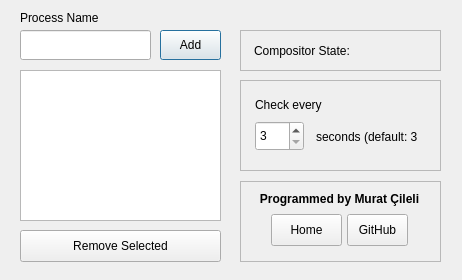
<?xml version="1.0" encoding="UTF-8"?>
<ui version="4.0">
 <class>MainWindow</class>
 <widget class="QMainWindow" name="MainWindow">
  <property name="geometry">
   <rect>
    <x>0</x>
    <y>0</y>
    <width>462</width>
    <height>280</height>
   </rect>
  </property>
  <property name="windowTitle">
   <string>Compositor Switcher for KDE</string>
  </property>
  <widget class="QWidget" name="centralWidget">
   <widget class="QLineEdit" name="processName">
    <property name="geometry">
     <rect>
      <x>20</x>
      <y>30</y>
      <width>131</width>
      <height>30</height>
     </rect>
    </property>
   </widget>
   <widget class="QLabel" name="label">
    <property name="geometry">
     <rect>
      <x>20</x>
      <y>10</y>
      <width>121</width>
      <height>16</height>
     </rect>
    </property>
    <property name="text">
     <string>Process Name</string>
    </property>
   </widget>
   <widget class="QPushButton" name="btnAdd">
    <property name="geometry">
     <rect>
      <x>160</x>
      <y>30</y>
      <width>61</width>
      <height>30</height>
     </rect>
    </property>
    <property name="text">
     <string>Add</string>
    </property>
    <property name="default">
     <bool>true</bool>
    </property>
   </widget>
   <widget class="QListWidget" name="processList">
    <property name="geometry">
     <rect>
      <x>20</x>
      <y>70</y>
      <width>201</width>
      <height>151</height>
     </rect>
    </property>
    <property name="selectionMode">
     <enum>QAbstractItemView::MultiSelection</enum>
    </property>
   </widget>
   <widget class="QPushButton" name="btnRemove">
    <property name="geometry">
     <rect>
      <x>20</x>
      <y>230</y>
      <width>201</width>
      <height>32</height>
     </rect>
    </property>
    <property name="text">
     <string>Remove Selected</string>
    </property>
   </widget>
   <widget class="QFrame" name="frame">
    <property name="geometry">
     <rect>
      <x>240</x>
      <y>30</y>
      <width>201</width>
      <height>41</height>
     </rect>
    </property>
    <property name="frameShape">
     <enum>QFrame::StyledPanel</enum>
    </property>
    <property name="frameShadow">
     <enum>QFrame::Raised</enum>
    </property>
    <widget class="QLabel" name="label_2">
     <property name="geometry">
      <rect>
       <x>14</x>
       <y>13</y>
       <width>101</width>
       <height>16</height>
      </rect>
     </property>
     <property name="text">
      <string>Compositor State:</string>
     </property>
    </widget>
    <widget class="QLabel" name="lblState">
     <property name="geometry">
      <rect>
       <x>114</x>
       <y>13</y>
       <width>71</width>
       <height>16</height>
      </rect>
     </property>
     <property name="text">
      <string/>
     </property>
     <property name="alignment">
      <set>Qt::AlignRight|Qt::AlignTrailing|Qt::AlignVCenter</set>
     </property>
    </widget>
   </widget>
   <widget class="QFrame" name="frame_2">
    <property name="geometry">
     <rect>
      <x>240</x>
      <y>80</y>
      <width>201</width>
      <height>91</height>
     </rect>
    </property>
    <property name="frameShape">
     <enum>QFrame::StyledPanel</enum>
    </property>
    <property name="frameShadow">
     <enum>QFrame::Raised</enum>
    </property>
    <widget class="QSpinBox" name="sbInterval">
     <property name="geometry">
      <rect>
       <x>15</x>
       <y>41</y>
       <width>49</width>
       <height>30</height>
      </rect>
     </property>
     <property name="minimum">
      <number>3</number>
     </property>
     <property name="maximum">
      <number>300</number>
     </property>
    </widget>
    <widget class="QLabel" name="lblState_2">
     <property name="geometry">
      <rect>
       <x>115</x>
       <y>15</y>
       <width>71</width>
       <height>16</height>
      </rect>
     </property>
     <property name="text">
      <string/>
     </property>
    </widget>
    <widget class="QLabel" name="label_6">
     <property name="geometry">
      <rect>
       <x>15</x>
       <y>17</y>
       <width>101</width>
       <height>16</height>
      </rect>
     </property>
     <property name="text">
      <string>Check every</string>
     </property>
    </widget>
    <widget class="QLabel" name="label_7">
     <property name="geometry">
      <rect>
       <x>76</x>
       <y>49</y>
       <width>101</width>
       <height>16</height>
      </rect>
     </property>
     <property name="text">
      <string>seconds (default: 3)</string>
     </property>
    </widget>
   </widget>
   <widget class="QFrame" name="frame_3">
    <property name="geometry">
     <rect>
      <x>240</x>
      <y>181</y>
      <width>201</width>
      <height>81</height>
     </rect>
    </property>
    <property name="frameShape">
     <enum>QFrame::StyledPanel</enum>
    </property>
    <property name="frameShadow">
     <enum>QFrame::Raised</enum>
    </property>
    <widget class="QLabel" name="label_3">
     <property name="geometry">
      <rect>
       <x>14</x>
       <y>10</y>
       <width>171</width>
       <height>16</height>
      </rect>
     </property>
     <property name="font">
      <font>
       <weight>75</weight>
       <bold>true</bold>
      </font>
     </property>
     <property name="text">
      <string>Programmed by Murat Çileli</string>
     </property>
     <property name="alignment">
      <set>Qt::AlignCenter</set>
     </property>
    </widget>
    <widget class="QPushButton" name="btnHome">
     <property name="geometry">
      <rect>
       <x>31</x>
       <y>33</y>
       <width>71</width>
       <height>32</height>
      </rect>
     </property>
     <property name="cursor">
      <cursorShape>PointingHandCursor</cursorShape>
     </property>
     <property name="text">
      <string>Home</string>
     </property>
    </widget>
    <widget class="QPushButton" name="btnGithub">
     <property name="geometry">
      <rect>
       <x>107</x>
       <y>33</y>
       <width>61</width>
       <height>32</height>
      </rect>
     </property>
     <property name="cursor">
      <cursorShape>PointingHandCursor</cursorShape>
     </property>
     <property name="text">
      <string>GitHub</string>
     </property>
    </widget>
   </widget>
  </widget>
 </widget>
 <layoutdefault spacing="6" margin="11"/>
 <resources/>
 <connections/>
</ui>
